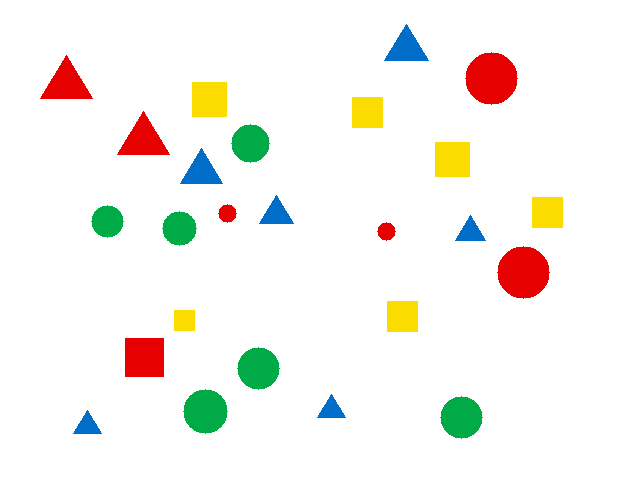
#> input picture images/line/tray_03.png, 640 x 480 px, found by its file name
$ jupyter execute --allow-errors 03_ok_ng_inspection.ipynb
#> lines starting #> are read from the running program, lines starting #| are printed output that depends on the picture; after the words box and inside, x2 and y2 are one past the last pixel; in counts of white or black regions, pixels touching at a corner belong together
### scripts/vision_camera.py
"""
vision_camera.py : แหล่งภาพที่ใช้ร่วมกันทุก Workshop
  file   = ภาพจากไฟล์
  emu    = กล้อง Basler จำลอง (ไม่ต้องมีกล้องจริง)
  basler = กล้อง Basler จริง (GigE / USB)
  webcam = webcam สำรอง

ทุกแหล่งมีคำสั่งเหมือนกัน:  frame = src.read()   และ   src.close()
frame ที่ได้เป็นภาพสี BGR (numpy array) ส่งเข้า OpenCV ได้ทันที
"""
import os

# เปิดกล้องจำลองไว้เสมอ (ไม่กระทบกล้องจริง) จึงสลับ emu กับ basler ได้โดยไม่ต้อง Restart
os.environ.setdefault('PYLON_CAMEMU', '1')

import cv2
import numpy as np

# โฟลเดอร์ images/ ของ repo (ใช้ได้ไม่ว่าจะรันจากโฟลเดอร์ไหน)
IMG_DIR = os.path.join(os.path.dirname(os.path.abspath(__file__)), "..", "images")


def img_path(name):
    """คืน path เต็มของไฟล์ภาพตัวอย่างใน images/"""
    return name if os.path.exists(name) else os.path.join(IMG_DIR, name)


# [35 lines left out: functions imread_url, set_param, not called in this run]


def pick_device(pylon, emulate):
    """เลือกกล้องจำลองหรือกล้องจริงตามที่ขอ แม้จะมีทั้งสองแบบต่ออยู่"""
    tl = pylon.TlFactory.GetInstance()
    devs = [d for d in tl.EnumerateDevices()
            if (d.GetDeviceClass() == 'BaslerCamEmu') == emulate]
    if not devs:
        raise RuntimeError('ไม่พบกล้อง - เช็กสาย PoE / ปิด pylon Viewer ก่อน / ตั้งการ์ดแลนเป็น Auto IP')
    return tl.CreateDevice(devs[0])

class FileSource:
    # [4 lines left out: function __init__, not called in this run]

    def read(self):
        return self.img.copy()

    def close(self):
        pass


class WebcamSource:
    # [7 lines left out: function __init__, not called in this run]

    def read(self):
        ok, frame = self.cap.read()
        return frame if ok else None

    def close(self):
        self.cap.release()


class BaslerSource:
    def __init__(self, emulate=False, keep_settings=False, image_path=None,
                 exposure_us=5000, gain=0):
        if emulate:
            os.environ["PYLON_CAMEMU"] = "1"     # ต้องตั้งก่อน import pypylon
        from pypylon import pylon
        self.pylon = pylon

        try:
            device = pick_device(pylon, emulate)
        except Exception:
            raise RuntimeError(
                "ไม่พบกล้อง - เช็กสาย PoE / ปิด pylon Viewer ก่อน / ตั้งการ์ดแลนเป็น Auto IP")
        self.cam = pylon.InstantCamera(device)
        self.cam.Open()
        print("เชื่อมต่อกล้อง:", self.cam.GetDeviceInfo().GetModelName())

        if emulate:
            if image_path:
                # ให้กล้องจำลองส่งภาพจากไฟล์ แทน test pattern (ต้องปิด test image ก่อน)
                set_param(self.cam, ["TestImageSelector"], "Off")
                set_param(self.cam, ["ImageFilename"], os.path.abspath(image_path))
                set_param(self.cam, ["ImageFileMode"], "On")
            # กล้องจำลองเริ่มที่ Mono8 (ขาวดำ) -> เปลี่ยนเป็นสี
            set_param(self.cam, ["PixelFormat"], "BGR8Packed")

        if not emulate:
            # GigE ผ่านอะแดปเตอร์ LAN ทั่วไป (เช่น USB-C บน Mac): ภาพ 5 MP ส่งมาไม่ครบ
            # แก้โดยเว้นช่วงระหว่าง packet และรอ packet ที่มาช้าได้นานขึ้น
            set_param(self.cam, ["GevSCPD"], 1000)
            for name, val in (("FrameRetention", 3000), ("PacketTimeout", 500)):
                try:
                    getattr(self.cam.StreamGrabber, name).Value = val
                except Exception:
                    pass

        # concept กล้องอุตสาหกรรม: กำหนดค่าเอง ไม่ปล่อย auto -> ผลซ้ำได้ทุกครั้ง
        if not (keep_settings and not emulate):   # keep_settings: ใช้ค่าที่ตั้งไว้ใน pylon Viewer
            set_param(self.cam, ["ExposureAuto"], "Off")
            set_param(self.cam, ["ExposureTime", "ExposureTimeAbs"], exposure_us)
            set_param(self.cam, ["GainAuto"], "Off")
            set_param(self.cam, ["Gain", "GainRaw"], gain)

        # แปลง Bayer / Mono จากกล้อง -> BGR สำหรับ OpenCV
        self.conv = pylon.ImageFormatConverter()
        self.conv.OutputPixelFormat = pylon.PixelType_BGR8packed
        self.conv.OutputBitAlignment = pylon.OutputBitAlignment_MsbAligned

        # เอาเฉพาะภาพล่าสุด (สายการผลิตต้องการภาพปัจจุบัน ไม่ใช่ภาพค้างคิว)
        self.cam.StartGrabbing(pylon.GrabStrategy_LatestImageOnly)

    # [8 lines left out: function read, not called in this run]

    def close(self):
        self.cam.StopGrabbing()
        self.cam.Close()


# [24 lines left out: functions add_source_args, open_source, fit_to_screen, not called in this run]


def use_thai_font():
    """ตั้งฟอนต์ไทยให้ matplotlib ทั้ง notebook (ทั้ง show() และกราฟที่วาดเอง)
    เลือกเฉพาะฟอนต์ที่มีในเครื่องจริง: Windows = Tahoma / Leelawadee UI, Mac = Thonburi / Tahoma"""
    import logging
    import warnings
    try:
        import matplotlib.pyplot as plt
        from matplotlib import font_manager
    except ImportError:
        return
    have = {f.name for f in font_manager.fontManager.ttflist}
    thai = [f for f in ("Tahoma", "Thonburi", "Leelawadee UI", "Noto Sans Thai",
                        "Sarabun", "Loma") if f in have]
    plt.rcParams["font.family"] = thai + ["DejaVu Sans"]
    logging.getLogger("matplotlib.font_manager").setLevel(logging.ERROR)
    warnings.filterwarnings("ignore", message="Glyph .* missing from font")


use_thai_font()   # เรียกทันทีที่ import vision_camera


# [27 lines left out: function show, not called in this run]


def grab_one(source="emu", image="shapes.png", exposure_us=5000, gain=0):
    """ถ่ายภาพ 1 ภาพแล้วปิดกล้องทันที (เหมาะกับ Notebook: กล้องไม่ค้าง)
    source = "file" | "emu" | "basler" | "webcam"
    """
    if source == "file":
        return cv2.imread(img_path(image))
    if source == "webcam":
        cam = WebcamSource()
    else:
        cam = BaslerSource(emulate=(source == "emu"), image_path=img_path(image),
                           exposure_us=exposure_us, gain=gain)
    try:
        frame = None
        for _ in range(5):          # ลองหลายครั้งเผื่อเฟรมแรกยังไม่พร้อม
            frame = cam.read()
            if frame is not None:
                break
        if frame is None:
            raise RuntimeError("ถ่ายภาพไม่สำเร็จ 5 ครั้ง: ภาพจากกล้องมาไม่ครบ "
                               "ลองเช็กสาย LAN / PoE หรือปิดโปรแกรมอื่นที่ใช้กล้องอยู่")
        return frame
    finally:
        cam.close()                 # ปิดกล้องเสมอ แม้เกิด error


def put_label(img, text, org=(10, 30), scale=0.8, color=(0, 255, 255)):
    cv2.putText(img, text, org, cv2.FONT_HERSHEY_SIMPLEX, scale, (0, 0, 0), 4)
    cv2.putText(img, text, org, cv2.FONT_HERSHEY_SIMPLEX, scale, color, 2)


# ---------------------------------------------------------------
# สำหรับ Notebook 02b: เล่นกับกล้องจำลอง
# ---------------------------------------------------------------
# [28 lines left out: function grab_emu, not called in this run]


class EmuLine:
    """สายการผลิตจำลอง: กล้องจำลองส่งภาพจากโฟลเดอร์ทีละภาพ ทุกครั้งที่สั่ง Trigger
    ใช้แบบ:  line = EmuLine("line")  ->  frame = line.trigger()  ->  line.close()"""

    # [27 lines left out: functions __init__, trigger, not called in this run]

    def close(self):
        self.cam.StopGrabbing()
        self.cam.Close()


# [17 lines left out: function simulate_real, not called in this run]

### notebooks/03_ok_ng_inspection.ipynb
# Workshop 2B: ตรวจชิ้นงาน OK / NG
โจทย์: ในถาดต้องมีชิ้นสีแดงขนาดใหญ่ **ครบตามจำนวน** ถ้าขาดหรือเกิน = **NG**
ในโรงงาน เซนเซอร์จะสั่งถ่ายภาพเมื่อชิ้นงานมาถึง (Trigger)  ใน Notebook นี้ **รัน cell ข้อ 3 หนึ่งครั้ง = Trigger หนึ่งครั้ง**

[cell 1]
import sys, os
sys.path.insert(0, os.path.abspath("../scripts"))   # ให้หาไฟล์ vision_camera.py เจอ

import cv2
import numpy as np
from vision_camera import show, grab_one, img_path, put_label
print("OpenCV", cv2.__version__, "พร้อมใช้งาน")

## 1. ตั้งค่างานตรวจ

[cell 2]
SOURCE   = "basler"     # "file" | "emu" | "basler"
IMAGE    = "shapes.png"
EXPECT   = 5          # จำนวนชิ้นที่ต้องมี
H_LOW, H_HIGH = 0, 10
MIN_AREA = 1000
LOG_FILE = "inspection_log.csv"

## 2. ฟังก์ชันนับและตัดสิน

[cell 3]
def count_big(img):
    hsv = cv2.cvtColor(img, cv2.COLOR_BGR2HSV)
    mask = cv2.inRange(hsv, np.array([H_LOW, 50, 50]), np.array([H_HIGH, 255, 255]))
    contours, _ = cv2.findContours(mask, cv2.RETR_EXTERNAL, cv2.CHAIN_APPROX_NONE)
    boxes = [cv2.boundingRect(c) for c in contours if cv2.contourArea(c) > MIN_AREA]
    return boxes

def judge(n):
    return "OK" if n == EXPECT else "NG"

## 3. Trigger: รัน cell นี้ซ้ำได้เรื่อยๆ
ลองเปลี่ยน `EXPECT` ใน cell ข้อ 1 เป็น 6 แล้วรันใหม่ จะได้ NG

[cell 4]
import csv, time
from datetime import datetime

t0 = time.perf_counter()
#> (the rest of this cell did not finish here and is left out)

## 4. ดูบันทึกผลการตรวจ

[cell 5]
with open(LOG_FILE, encoding="utf-8-sig") as f:
#> (reads notebooks/inspection_log.csv from the repository)
    rows = list(csv.reader(f))[1:]
ok = sum(1 for r in rows if r[1] == "OK")
print(f"ตรวจทั้งหมด {len(rows)} ครั้ง   OK {ok}   NG {len(rows) - ok}")
for r in rows[-5:]:
    print(r)

## ลองเอง (ระดับ 2)
ให้เป็น NG ด้วย ถ้ามี **ชิ้นแดงเล็ก** ปนมา (ชิ้นที่พื้นที่น้อยกว่า `MIN_AREA`)
คำใบ้: นับ contour ทั้งหมด แล้วลบจำนวนชิ้นใหญ่

---
# ลงมือทำ: ยกระดับสถานีตรวจ OK / NG (4 ภารกิจ)
ข้างบนตรวจได้แค่ “นับครบ 5 ไหม”  สถานีจริงต้องบอกได้ว่า**เสียเพราะอะไร** และสรุปผลทั้งล็อตได้
แต่ละภารกิจมี `TODO` ให้แก้ และตัวตรวจขึ้น ✅ / ❌ ทันที  เฉลยอยู่ท้าย notebook

[cell 6]
def check(title, got, expected):
    ok = got == expected
    print(('✅ ผ่าน  ' if ok else '❌ ยัง   ') + title + f'   ได้ {got}  ต้องการ {expected}')
    return ok

EXPECT = 5                     # คืนค่าเดิม เผื่อเปลี่ยนไว้ตอนลองเอง
TRAYS = sorted(os.path.join(img_path('line'), f) for f in os.listdir(img_path('line')) if f.endswith('.png'))
print('ถาดทั้งหมด', len(TRAYS), 'ใบ:', [os.path.basename(p) for p in TRAYS])

## ภารกิจ 1: จับเศษชิ้นแตก
ชิ้นแดงที่**เล็กกว่า** `MIN_AREA` แต่ใหญ่กว่า 50 พิกเซล คือเศษของชิ้นที่แตก ต้องนับได้

[cell 7]
def count_chips(img):
    hsv = cv2.cvtColor(img, cv2.COLOR_BGR2HSV)
    mask = cv2.inRange(hsv, np.array([H_LOW, 50, 50]), np.array([H_HIGH, 255, 255]))
    cs, _ = cv2.findContours(mask, cv2.RETR_EXTERNAL, cv2.CHAIN_APPROX_NONE)
    return 0                                       # TODO: นับ contour ที่พื้นที่อยู่ระหว่าง 50 ถึง MIN_AREA

check('ภารกิจ 1 เศษใน tray_03', count_chips(cv2.imread(img_path('line/tray_03.png'))), 2)
#> in count_chips, `hsv = cv2.cvtColor(img, cv2.COLOR_BGR2HSV)`: hsv: shape (480, 640, 3); mean H, S, V 3.3, 20.6, 251.6
#> in count_chips, img is the input picture: shape (480, 640, 3); mean B, G, R 238.2, 243.6, 245.6
#> in count_chips, `mask = cv2.inRange(hsv, np.array([H_LOW, 50, 50]), np.array([H_HIGH, 2..`:
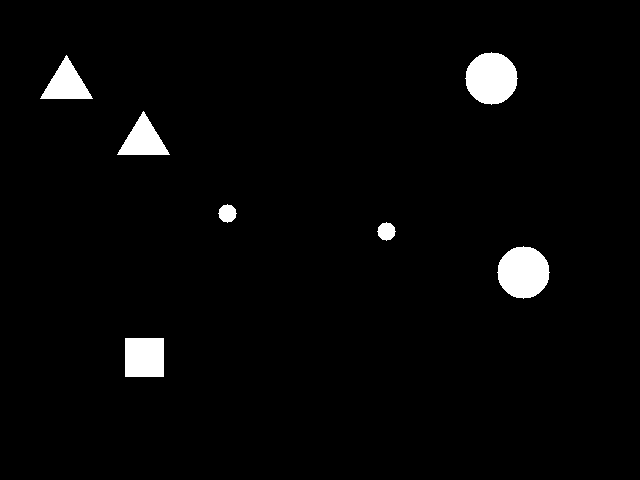
#> mask: shape (480, 640); 2.8% white; 7 white regions
#> in count_chips, `cs, _ = cv2.findContours(mask, cv2.RETR_EXTERNAL, cv2.CHAIN_APPROX_NONE)`: cs = 7 contours; box (x1, y1, x2, y2) and area: (497, 246, 550, 299) 2048, (465, 52, 518, 105) 2048, (125, 338, 164, 377) 1444, (117, 111, 170, 155) 1118, (40, 55, 93, 99) 1118, (377, 222, 396, 241) 228, (218, 204, 237, 223) 228
check('ภารกิจ 1 เศษใน tray_01', count_chips(cv2.imread(img_path('line/tray_01.png'))), 0)
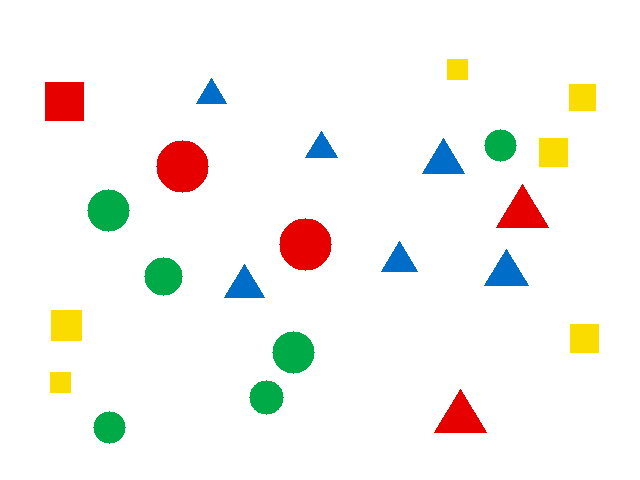
#> input picture images/line/tray_01.png, 640 x 480 px, found by its file name
#> in count_chips (call 2), `hsv = cv2.cvtColor(img, cv2.COLOR_BGR2HSV)`: hsv: shape (480, 640, 3); mean H, S, V 3.1, 18.7, 251.8
#> in count_chips, img is the input picture: shape (480, 640, 3); mean B, G, R 240.2, 244.2, 245.8
#> in count_chips (call 2), `mask = cv2.inRange(hsv, np.array([H_LOW, 50, 50]), np.array([H_HIGH, 2..`:
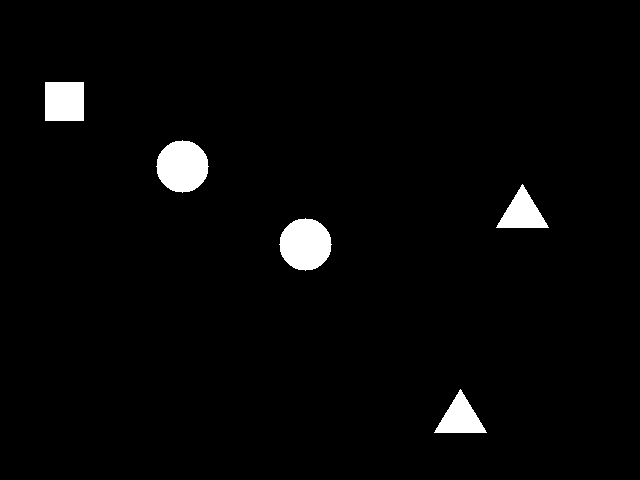
#> mask: shape (480, 640); 2.6% white; 5 white regions
#> in count_chips (call 2), `cs, _ = cv2.findContours(mask, cv2.RETR_EXTERNAL, cv2.CHAIN_APPROX_NONE)`: cs = 5 contours; box (x1, y1, x2, y2) and area: (279, 218, 332, 271) 2048, (156, 140, 209, 193) 2048, (45, 82, 84, 121) 1444, (434, 389, 487, 433) 1118, (496, 184, 549, 228) 1118

## ภารกิจ 2: จับสิ่งแปลกปลอมสีส้ม
สีส้มอยู่ราว H 12–22  นับชิ้นสีส้มที่ใหญ่กว่า `MIN_AREA`

[cell 8]
def count_orange(img):
    hsv = cv2.cvtColor(img, cv2.COLOR_BGR2HSV)
    return 0                                       # TODO: สร้าง mask สีส้ม แล้วนับ contour ที่ใหญ่กว่า MIN_AREA

check('ภารกิจ 2 สีส้มใน tray_05', count_orange(cv2.imread(img_path('line/tray_05.png'))), 1)
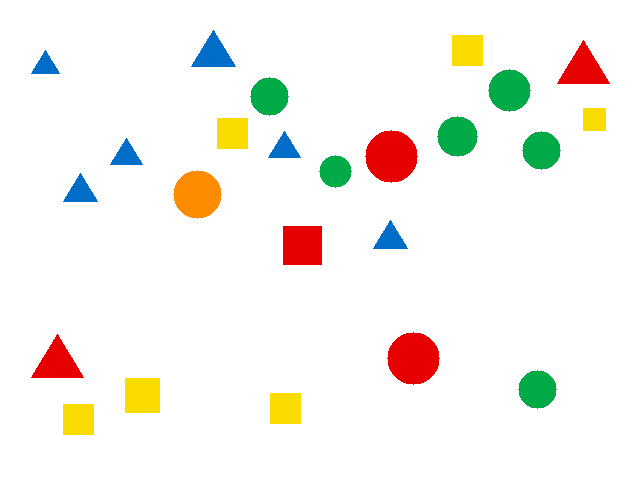
#> input picture images/line/tray_05.png, 640 x 480 px, found by its file name
#> in count_orange, `hsv = cv2.cvtColor(img, cv2.COLOR_BGR2HSV)`: hsv: shape (480, 640, 3); mean H, S, V 3.2, 21.2, 251.8
#> in count_orange, img is the input picture: shape (480, 640, 3); mean B, G, R 237.4, 243.6, 246
check('ภารกิจ 2 สีส้มใน tray_01', count_orange(cv2.imread(img_path('line/tray_01.png'))), 0)

## ภารกิจ 3: บอกสาเหตุของ NG
คืนรหัสสาเหตุ ตามลำดับความสำคัญ: `MISSING` (ขาด) → `EXTRA` (เกิน) → `CHIP` (มีเศษ) → `FOREIGN` (มีสิ่งแปลกปลอม)
พนักงานหน้าไลน์ใช้รหัสนี้แก้ปัญหาได้ทันที ไม่ต้องเดาว่าเสียเพราะอะไร

[cell 9]
def inspect_full(img):
    n_big = len(count_big(img))
#> in count_big, `contours, _ = cv2.findContours(mask, cv2.RETR_EXTERNAL, cv2.CHAIN_APPR..`: contours has the same summary as cs in count_chips
#> in count_big, `boxes = [cv2.boundingRect(c) for c in contours if cv2.contourArea(c) >..`: boxes = [(434, 389, 53, 44), (279, 218, 53, 53), (496, 184, 53, 44), (156, 140, 53, 53), (45, 82, 39, 39)]
#> n_big = 5
    n_chip = count_chips(img)
#> n_chip = 0
    n_orange = count_orange(img)
#> n_orange = 0
    if n_big < EXPECT:
        return 'NG', 'MISSING'
    # TODO: เพิ่มเงื่อนไข EXTRA, CHIP, FOREIGN ตามลำดับ
    return 'OK', 'OK'

reasons = [inspect_full(cv2.imread(p))[1] for p in TRAYS]
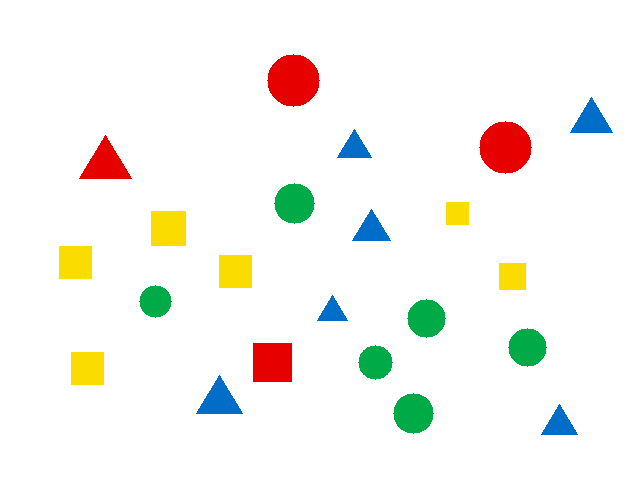
#> input picture images/line/tray_02.png, 640 x 480 px, found by its file name
#> in count_big (call 2), `hsv = cv2.cvtColor(img, cv2.COLOR_BGR2HSV)`: hsv: shape (480, 640, 3); mean H, S, V 3.3, 19.1, 251.9
#> in count_big, img is the input picture: shape (480, 640, 3); mean B, G, R 239.9, 244.9, 245.7
#> in count_big (call 2), `mask = cv2.inRange(hsv, np.array([H_LOW, 50, 50]), np.array([H_HIGH, 2..`:
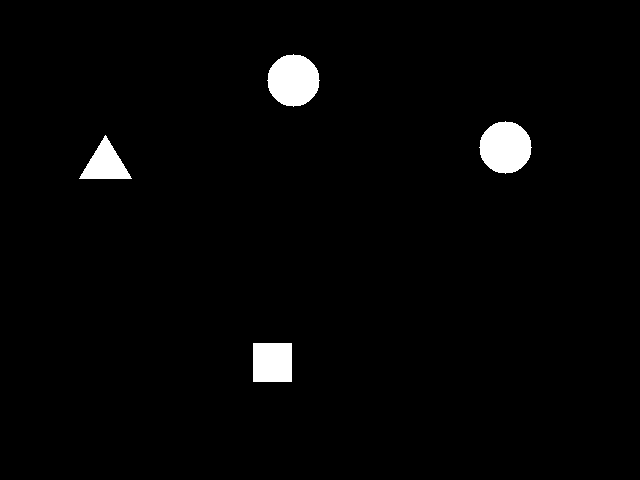
#> mask: shape (480, 640); 2.3% white; 4 white regions
#> in count_big (call 2), `contours, _ = cv2.findContours(mask, cv2.RETR_EXTERNAL, cv2.CHAIN_APPR..`: contours = 4 contours; box (x1, y1, x2, y2) and area: (479, 121, 532, 174) 2048, (267, 54, 320, 107) 2048, (253, 343, 292, 382) 1444, (79, 135, 132, 179) 1118
#> in count_big (call 2), `boxes = [cv2.boundingRect(c) for c in contours if cv2.contourArea(c) >..`: boxes = [(253, 343, 39, 39), (79, 135, 53, 44), (479, 121, 53, 53), (267, 54, 53, 53)]
#> in count_chips (call 4), `cs, _ = cv2.findContours(mask, cv2.RETR_EXTERNAL, cv2.CHAIN_APPROX_NONE)`: cs has the same summary as contours in count_big
#> in count_big (call 3), `contours, _ = cv2.findContours(mask, cv2.RETR_EXTERNAL, cv2.CHAIN_APPR..`: contours = 7 contours; box (x1, y1, x2, y2) and area: (497, 246, 550, 299) 2048, (465, 52, 518, 105) 2048, (125, 338, 164, 377) 1444, (117, 111, 170, 155) 1118, (40, 55, 93, 99) 1118, (377, 222, 396, 241) 228, (218, 204, 237, 223) 228
#> in count_chips (call 5), `cs, _ = cv2.findContours(mask, cv2.RETR_EXTERNAL, cv2.CHAIN_APPROX_NONE)`: cs has the same summary as contours in count_big
#> in count_big (call 4), `mask = cv2.inRange(hsv, np.array([H_LOW, 50, 50]), np.array([H_HIGH, 2..`:
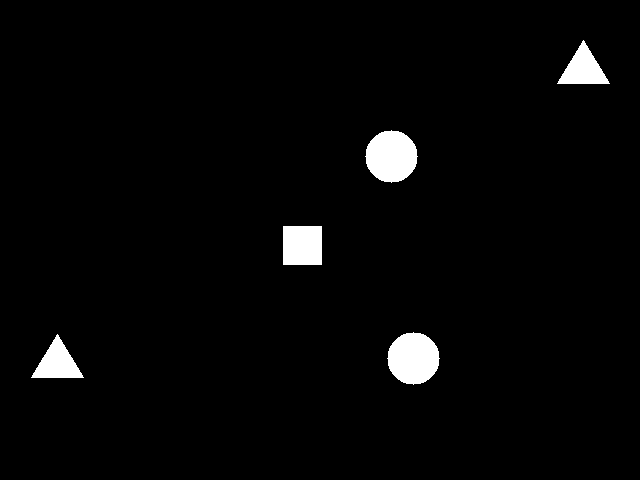
#> mask: shape (480, 640); 2.6% white; 5 white regions
#> in count_big (call 4), `contours, _ = cv2.findContours(mask, cv2.RETR_EXTERNAL, cv2.CHAIN_APPR..`: contours = 5 contours; box (x1, y1, x2, y2) and area: (387, 332, 440, 385) 2048, (365, 130, 418, 183) 2048, (283, 226, 322, 265) 1444, (31, 334, 84, 378) 1118, (557, 40, 610, 84) 1118
#> in count_big (call 4), `boxes = [cv2.boundingRect(c) for c in contours if cv2.contourArea(c) >..`: boxes = [(31, 334, 53, 44), (387, 332, 53, 53), (283, 226, 39, 39), (365, 130, 53, 53), (557, 40, 53, 44)]
#> in count_chips (call 6), `cs, _ = cv2.findContours(mask, cv2.RETR_EXTERNAL, cv2.CHAIN_APPROX_NONE)`: cs has the same summary as contours in count_big
check('ภารกิจ 3 สาเหตุของถาด 1-6', reasons, ['OK', 'MISSING', 'CHIP', 'EXTRA', 'FOREIGN', 'OK'])

## ภารกิจ 4: สรุปผลทั้งล็อต
ตรวจถาดทั้ง 6 ใบ  คำนวณ **Yield** (% ที่ผ่าน) และเก็บภาพ NG แยกตามสาเหตุ ไว้ให้ QC ตรวจซ้ำ

[cell 10]
import shutil
shutil.rmtree('ng_by_reason', ignore_errors=True)
os.makedirs('ng_by_reason')
summary = {}
for p in TRAYS:
    verdict, reason = inspect_full(cv2.imread(p))
#> in count_big (call 5), `contours, _ = cv2.findContours(mask, cv2.RETR_EXTERNAL, cv2.CHAIN_APPR..`: contours has the same summary as cs in count_chips
    summary[reason] = summary.get(reason, 0) + 1
    # TODO: ถ้า NG ให้บันทึกภาพด้วย cv2.imwrite ไปที่ ng_by_reason/<สาเหตุ>_<ชื่อไฟล์ถาด>

yield_pct = 0                                      # TODO: % ของถาดที่ OK จากทั้งหมด
#> yield_pct = 0
print('สรุปตามสาเหตุ:', summary)
check('ภารกิจ 4 Yield (%)', round(yield_pct), 33)
#| ❌ ยัง   ภารกิจ 4 Yield (%)   ได้ 0  ต้องการ 33
#| ❌ ยัง   ภารกิจ 4 ภาพ NG ที่เก็บไว้   ได้ 0  ต้องการ 4
check('ภารกิจ 4 ภาพ NG ที่เก็บไว้', len(os.listdir('ng_by_reason')), 4)
